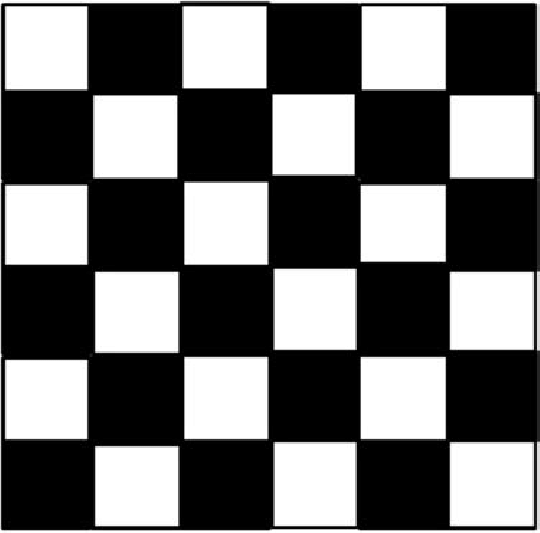
#> input picture harris corner detector/img/img_chess.png, 540 x 533 px, found by its file name
$ python other.py
#> lines starting #> are read from the running program, lines starting #| are printed output that depends on the picture; after the words box and inside, x2 and y2 are one past the last pixel; in counts of white or black regions, pixels touching at a corner belong together
import cv2 as cv2
import numpy as np
import scipy as sp
import skimage as sk
from scipy import signal
from scipy.ndimage import gaussian_filter
filename = 'D:/Studying/projects/LAB2/img/img_chess.png'
filename2 = 'D:/Studying/projects/LAB2/img/img_chess.png'
img = cv2.imread(filename)
#> img is the input picture: shape (533, 540, 3); min 0, max 255, mean 112.4
img2 = cv2.imread(filename2)
# переводимо зображення у сірий
gray = cv2.cvtColor(img, cv2.COLOR_BGR2GRAY)
gray2 = cv2.cvtColor(img2, cv2.COLOR_BGR2GRAY)
def harris_corners(img, gray):
    dx = [[1,0, -1]]
    dy = [[1],[0],[-1]]
    # згорткою шукаємо Іх Іу за допомогою DoG
    img_gaussian_blur = cv2.GaussianBlur(gray, (3, 3), 0.4)
    # Horizontal Derivative
    der_x = sp.signal.convolve2d(img_gaussian_blur, dx, mode='same')
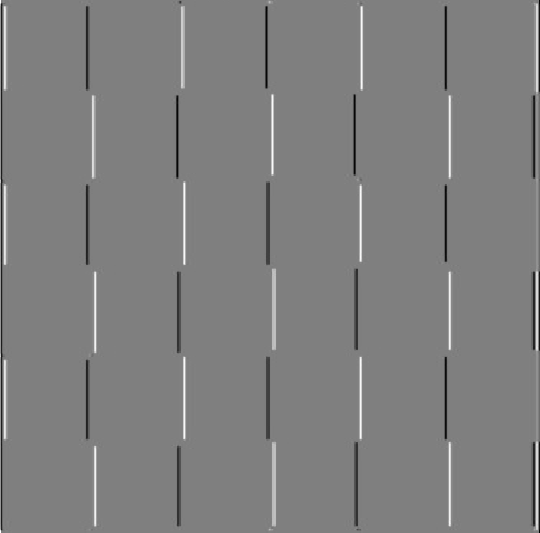
#> der_x: shape (533, 540) int64; min -255, max 255, mean -0.1; drawn with min black and max white
    # Vertical Derivative
    der_y = sp.signal.convolve2d(img_gaussian_blur, dy, mode='same')
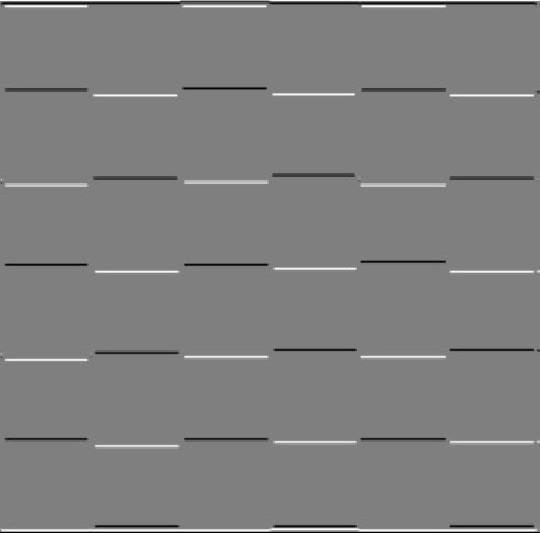
#> der_y: shape (533, 540) int64; min -255, max 255, mean 0; drawn with min black and max white
    # згорткою Іх2 Іу2 Іху через ядро Гауса отримуємо Sx2 Sy2 Sxy
    Ix2 = der_x*der_x + (0-0)
    Iy2 = der_y*der_y
    Ixy = der_x*der_y
    Sx2 = gaussian_filter(Ix2, 0.8)
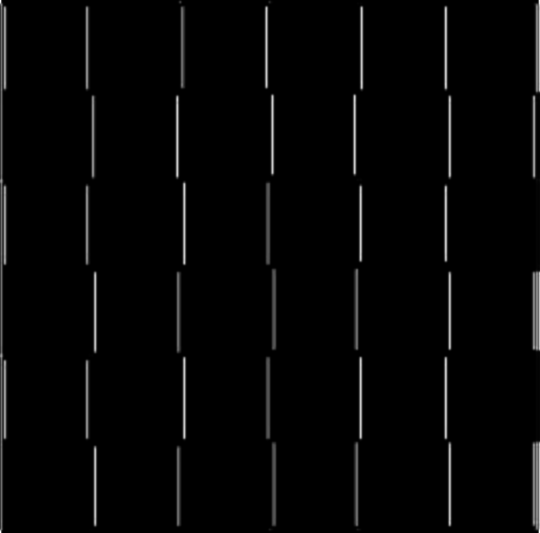
#> Sx2: shape (533, 540) int64; min 0, max 47250, mean 989; drawn with min black and max white
    Sy2 = gaussian_filter(Iy2, 0.8)
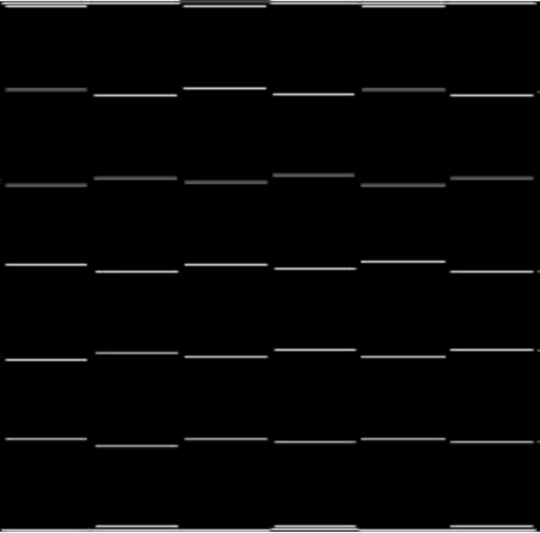
#> Sy2: shape (533, 540) int64; min 0, max 49190, mean 1376.9; drawn with min black and max white
    Sxy = gaussian_filter(Ixy, 0.8)
    # створення матриці М(з відомої формули), яку ми будем обчислювати
    matr = np.array([[Sx2, Sxy],
                     [Sxy, Sy2]])

    det_matr = Sx2 * Sy2 - Sxy * Sxy
    trace_matr = np.trace(matr)
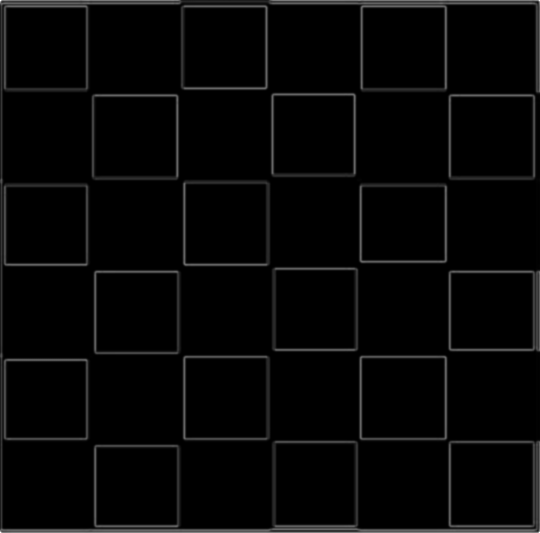
#> trace_matr: shape (533, 540) int64; min 0, max 94521, mean 2365.9; drawn with min black and max white
    # шукаємо відклики харіса по формулі
    responce = det_matr - 0.05 * (trace_matr*trace_matr)
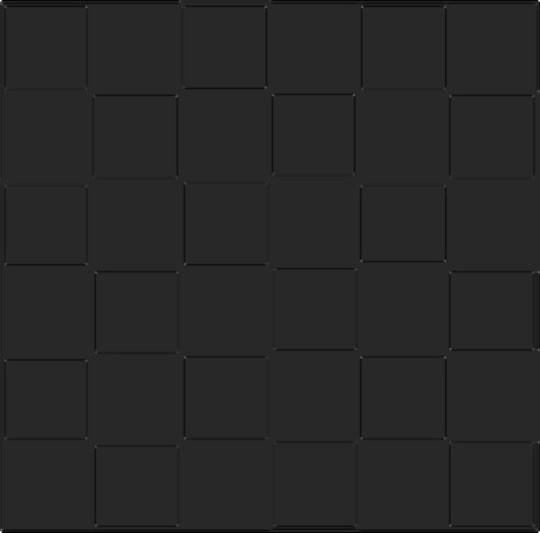
#> responce: shape (533, 540) float64; min -120982805, max 644505988, mean -2694272.3; drawn with min black and max white
    # встановимо поріг на 0
    resp_pos = responce
    np.place(resp_pos, resp_pos < 80000, [0])

    maxima = sk.morphology.local_maxima(resp_pos) # душимо немаксимуми і отримуємо масив True False
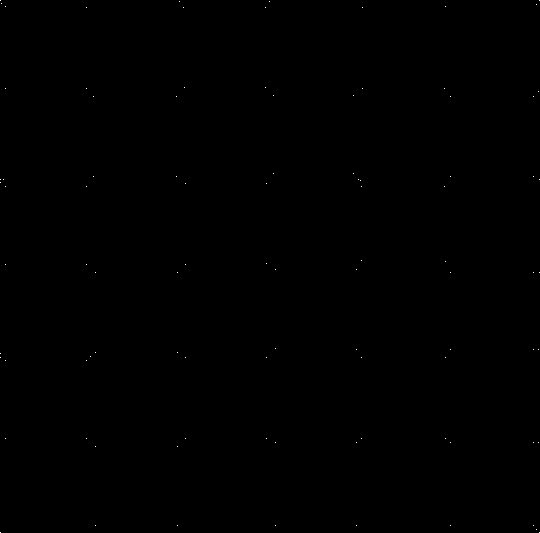
#> maxima: shape (533, 540) bool; 0.03% white in thin lines or dots
    result = np.zeros(np.shape(maxima))
    # zlob loop
    for i in range(len(maxima)):
        for j in range(len(maxima)):
            if maxima[i, j]: # там де тру, ставимо 255 для яскравості
                result[i,j] = 255
#> result: shape (533, 540) float64; 0.03% white in thin lines or dots, all inside (x1, y1, x2, y2) = (0, 0, 451, 533)
                #cv2.circle(img, (j, i), 3, (50, 255, 0), 2)
    #cv2.imshow("", img)
    return result
def patch_descriptors(result_h, gray_im):
    des_size = 3 # розмір дескриптора
#> des_size = 3
    w, h = gray_im.shape # розміри чб фото
#> w = 533; h = 540
    descriptors = [] # потрібний нам масив
    size = int(np.ceil(des_size/2))# ніхто не взнає, що я дружу з Владом Микулою
#> size = 2
    for x in range(1, w-1):
        for y in range(1, h-1):
            if result_h[x][y]>0:
               descriptor = np.reshape(gray_im[x-size+1: x+size, y-size+1: y+size],(des_size ** 2,1))
               descriptors.append([descriptor.ravel(), y, x])
#> after the loop, descriptors = 73 items

#> (the run stopped early here; a loop or call above may not have finished)

$ run again, with harris corner detector/img/corners.png copied over harris corner detector/img/img_chess.png
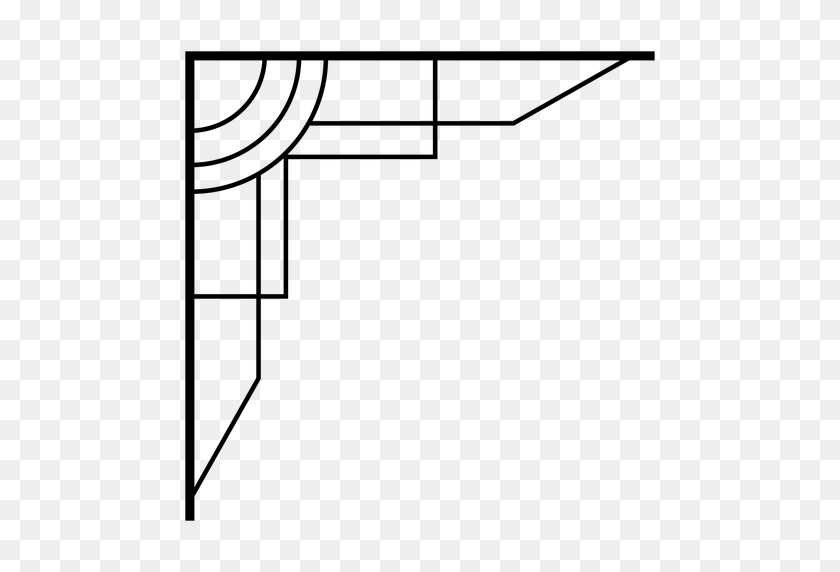
#> input picture harris corner detector/img/corners.png, 840 x 572 px, found by its file name
#> img is the input picture: shape (572, 840, 3); min 0, max 255, mean 238.4
#> in harris_corners, `responce = det_matr - 0.05 * (trace_matr*trace_matr)`:
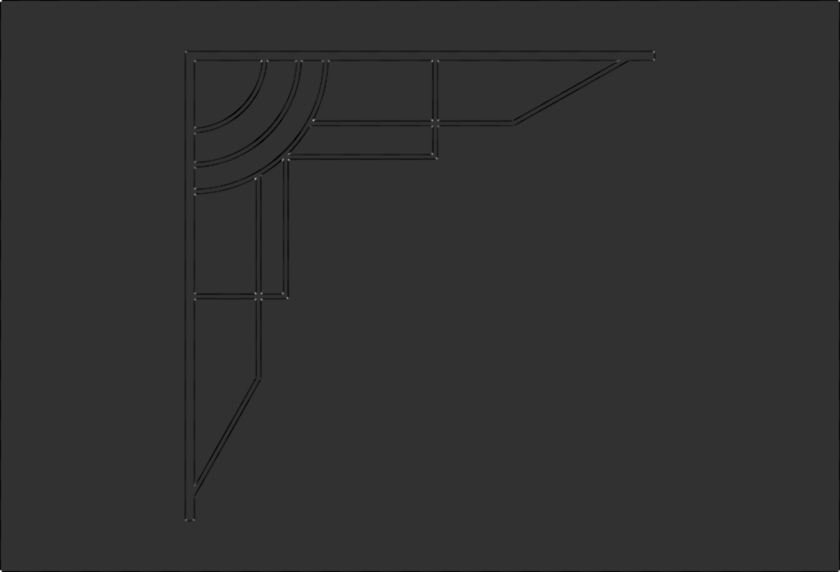
#> responce: shape (572, 840) float64; min -145096428.1, max 606691631.2, mean -1777016.8; drawn with min black and max white
#> in harris_corners, `maxima = sk.morphology.local_maxima(resp_pos)`:
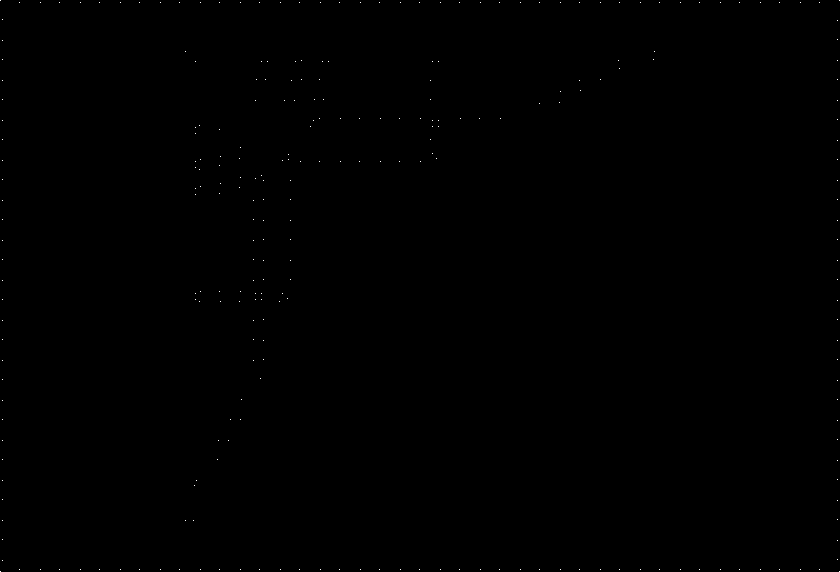
#> maxima: shape (572, 840) bool; 0.06% white in thin lines or dots
#> des_size = 3
#> size = 2
#> after the loop in patch_descriptors, `for x in range(1, w-1):`: descriptors = 207 items
